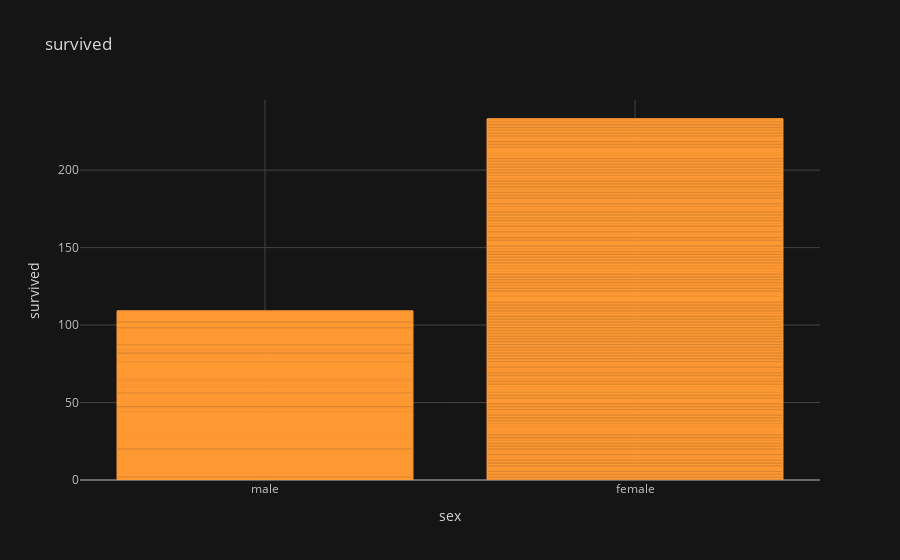

Notebook code cell kept with this figure:
### Code cell
titanic.iplot(kind='bar',x='sex',y='survived',title='survived',xTitle='sex',yTitle='survived')

### Figure 1 — Plotly figure (JSON) as saved in the notebook; plotly's stock layout.template omitted (floating-point values rounded to 4 significant figures; data arrays with more than 128 entries replaced by an {"elided": "..."} marker saying what was removed)
{"data": [{"marker": {"color": "rgba(255, 153, 51, 0.6)", "line": {"color": "rgba(255, 153, 51, 1.0)", "width": 1}}, "name": "survived", "orientation": "v", "text": "", "type": "bar", "x": {"elided": "891 str values"}, "y": {"elided": "891 int values"}}], "layout": {"legend": {"bgcolor": "#151516", "font": {"color": "#D9D9D9"}}, "paper_bgcolor": "#151516", "plot_bgcolor": "#151516", "title": {"font": {"color": "#D9D9D9"}, "text": "survived"}, "xaxis": {"gridcolor": "#434343", "showgrid": true, "tickfont": {"color": "#C2C2C2"}, "title": {"font": {"color": "#D9D9D9"}, "text": "sex"}, "zerolinecolor": "#666570"}, "yaxis": {"gridcolor": "#434343", "showgrid": true, "tickfont": {"color": "#C2C2C2"}, "title": {"font": {"color": "#D9D9D9"}, "text": "survived"}, "zerolinecolor": "#666570"}}}
